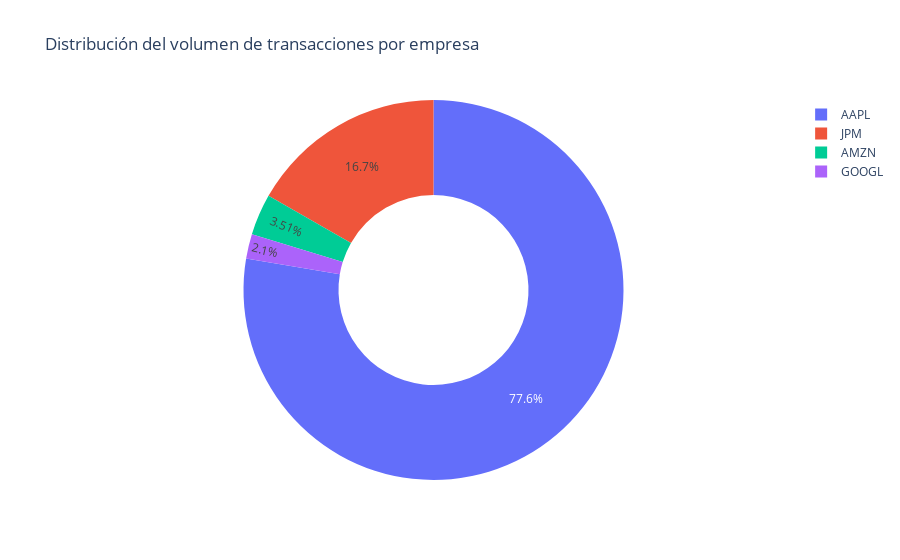

Notebook code cell kept with this figure:
### Code cell
fig = px.pie(data_frame=df_volume, values="Volume", names="Name", hole=0.5, title='Distribución del volumen de transacciones por empresa')
fig.show()

### Figure 1 — Plotly figure (JSON) as saved in the notebook; plotly's stock layout.template omitted (floating-point values rounded to 4 significant figures; data arrays with more than 128 entries replaced by an {"elided": "..."} marker saying what was removed)
{"data": [{"domain": {"x": [0, 1], "y": [0, 1]}, "hole": 0.5, "hovertemplate": "Name=%{label}<br>Volume=%{value}<extra></extra>", "labels": {"elided": "12077 str values"}, "legendgroup": "", "name": "", "showlegend": true, "type": "pie", "values": {"elided": "12077 int values"}}], "layout": {"legend": {"tracegroupgap": 0}, "title": {"text": "Distribución del volumen de transacciones por empresa"}}}
